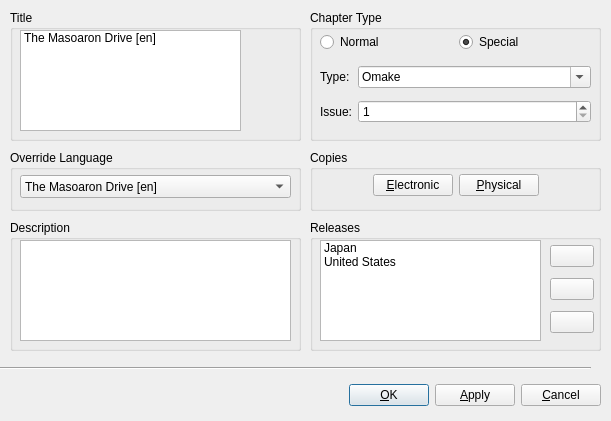
<ui version="4.0" >
 <author></author>
 <comment></comment>
 <exportmacro></exportmacro>
 <class>Form</class>
 <widget class="QWidget" name="Form" >
  <property name="geometry" >
   <rect>
    <x>0</x>
    <y>0</y>
    <width>611</width>
    <height>421</height>
   </rect>
  </property>
  <property name="windowTitle" >
   <string>Chapter</string>
  </property>
  <widget class="QGroupBox" name="groupBox_4" >
   <property name="geometry" >
    <rect>
     <x>10</x>
     <y>10</y>
     <width>291</width>
     <height>131</height>
    </rect>
   </property>
   <property name="title" >
    <string>Title</string>
   </property>
   <widget class="QListWidget" name="listWidget_3" >
    <property name="geometry" >
     <rect>
      <x>10</x>
      <y>20</y>
      <width>221</width>
      <height>101</height>
     </rect>
    </property>
    <item>
     <property name="text" >
      <string>The Masoaron Drive [en]</string>
     </property>
    </item>
   </widget>
   <widget class="QWidget" name="verticalLayout" >
    <property name="geometry" >
     <rect>
      <x>240</x>
      <y>20</y>
      <width>41</width>
      <height>101</height>
     </rect>
    </property>
    <layout class="QVBoxLayout" >
     <property name="margin" >
      <number>0</number>
     </property>
     <property name="spacing" >
      <number>6</number>
     </property>
    </layout>
   </widget>
  </widget>
  <widget class="QGroupBox" name="groupBox_2" >
   <property name="geometry" >
    <rect>
     <x>310</x>
     <y>10</y>
     <width>291</width>
     <height>131</height>
    </rect>
   </property>
   <property name="title" >
    <string>Chapter Type</string>
   </property>
   <widget class="QWidget" name="gridLayout" >
    <property name="geometry" >
     <rect>
      <x>10</x>
      <y>50</y>
      <width>271</width>
      <height>71</height>
     </rect>
    </property>
    <layout class="QGridLayout" >
     <property name="margin" >
      <number>0</number>
     </property>
     <property name="spacing" >
      <number>6</number>
     </property>
     <item row="0" column="0" >
      <widget class="QLabel" name="label" >
       <property name="text" >
        <string>Type:</string>
       </property>
      </widget>
     </item>
     <item row="1" column="0" >
      <widget class="QLabel" name="label_2" >
       <property name="text" >
        <string>Issue:</string>
       </property>
      </widget>
     </item>
     <item row="1" column="1" >
      <widget class="QSpinBox" name="spinBox" >
       <property name="maximum" >
        <number>999</number>
       </property>
       <property name="minimum" >
        <number>1</number>
       </property>
       <property name="value" >
        <number>1</number>
       </property>
      </widget>
     </item>
     <item row="0" column="1" >
      <widget class="QComboBox" name="comboBox_2" >
       <property name="sizePolicy" >
        <sizepolicy>
         <hsizetype>7</hsizetype>
         <vsizetype>0</vsizetype>
         <horstretch>0</horstretch>
         <verstretch>0</verstretch>
        </sizepolicy>
       </property>
       <property name="editable" >
        <bool>true</bool>
       </property>
       <item>
        <property name="text" >
         <string>Omake</string>
        </property>
       </item>
      </widget>
     </item>
    </layout>
   </widget>
   <widget class="QWidget" name="horizontalLayout" >
    <property name="geometry" >
     <rect>
      <x>10</x>
      <y>20</y>
      <width>271</width>
      <height>25</height>
     </rect>
    </property>
    <layout class="QHBoxLayout" >
     <property name="margin" >
      <number>0</number>
     </property>
     <property name="spacing" >
      <number>6</number>
     </property>
     <item>
      <widget class="QRadioButton" name="radioButton_2" >
       <property name="text" >
        <string>Normal</string>
       </property>
      </widget>
     </item>
     <item>
      <widget class="QRadioButton" name="radioButton" >
       <property name="text" >
        <string>Special</string>
       </property>
       <property name="checked" >
        <bool>true</bool>
       </property>
      </widget>
     </item>
    </layout>
   </widget>
  </widget>
  <widget class="QGroupBox" name="groupBox_5" >
   <property name="geometry" >
    <rect>
     <x>310</x>
     <y>150</y>
     <width>291</width>
     <height>61</height>
    </rect>
   </property>
   <property name="title" >
    <string>Copies</string>
   </property>
   <widget class="QWidget" name="horizontalLayout_2" >
    <property name="geometry" >
     <rect>
      <x>10</x>
      <y>20</y>
      <width>271</width>
      <height>31</height>
     </rect>
    </property>
    <layout class="QHBoxLayout" >
     <property name="margin" >
      <number>0</number>
     </property>
     <property name="spacing" >
      <number>6</number>
     </property>
     <item>
      <spacer>
       <property name="orientation" >
        <enum>Qt::Horizontal</enum>
       </property>
       <property name="sizeHint" >
        <size>
         <width>40</width>
         <height>20</height>
        </size>
       </property>
      </spacer>
     </item>
     <item>
      <widget class="QPushButton" name="pushButton" >
       <property name="text" >
        <string>&amp;Electronic</string>
       </property>
      </widget>
     </item>
     <item>
      <widget class="QPushButton" name="pushButton_2" >
       <property name="text" >
        <string>&amp;Physical</string>
       </property>
      </widget>
     </item>
     <item>
      <spacer>
       <property name="orientation" >
        <enum>Qt::Horizontal</enum>
       </property>
       <property name="sizeHint" >
        <size>
         <width>40</width>
         <height>20</height>
        </size>
       </property>
      </spacer>
     </item>
    </layout>
   </widget>
  </widget>
  <widget class="QGroupBox" name="groupBox" >
   <property name="geometry" >
    <rect>
     <x>10</x>
     <y>150</y>
     <width>291</width>
     <height>61</height>
    </rect>
   </property>
   <property name="title" >
    <string>Override Language</string>
   </property>
   <widget class="QComboBox" name="comboBox" >
    <property name="geometry" >
     <rect>
      <x>10</x>
      <y>25</y>
      <width>271</width>
      <height>23</height>
     </rect>
    </property>
    <property name="currentIndex" >
     <number>2</number>
    </property>
    <item>
     <property name="text" >
      <string>(Use Default)</string>
     </property>
    </item>
    <item>
     <property name="text" >
      <string>[ja]</string>
     </property>
    </item>
    <item>
     <property name="text" >
      <string>The Masoaron Drive [en]</string>
     </property>
    </item>
   </widget>
  </widget>
  <widget class="QWidget" name="horizontalLayout_3" >
   <property name="geometry" >
    <rect>
     <x>10</x>
     <y>380</y>
     <width>591</width>
     <height>31</height>
    </rect>
   </property>
   <layout class="QHBoxLayout" >
    <property name="margin" >
     <number>0</number>
    </property>
    <property name="spacing" >
     <number>6</number>
    </property>
    <item>
     <spacer>
      <property name="orientation" >
       <enum>Qt::Horizontal</enum>
      </property>
      <property name="sizeHint" >
       <size>
        <width>40</width>
        <height>20</height>
       </size>
      </property>
     </spacer>
    </item>
    <item>
     <widget class="QPushButton" name="pushButton_3" >
      <property name="text" >
       <string>&amp;OK</string>
      </property>
      <property name="default" >
       <bool>true</bool>
      </property>
     </widget>
    </item>
    <item>
     <widget class="QPushButton" name="pushButton_5" >
      <property name="text" >
       <string>&amp;Apply</string>
      </property>
     </widget>
    </item>
    <item>
     <widget class="QPushButton" name="pushButton_6" >
      <property name="text" >
       <string>&amp;Cancel</string>
      </property>
     </widget>
    </item>
   </layout>
  </widget>
  <widget class="QGroupBox" name="groupBox_6" >
   <property name="geometry" >
    <rect>
     <x>310</x>
     <y>220</y>
     <width>291</width>
     <height>131</height>
    </rect>
   </property>
   <property name="title" >
    <string>Releases</string>
   </property>
   <widget class="QWidget" name="verticalLayout_2" >
    <property name="geometry" >
     <rect>
      <x>240</x>
      <y>20</y>
      <width>44</width>
      <height>101</height>
     </rect>
    </property>
    <layout class="QVBoxLayout" >
     <property name="margin" >
      <number>0</number>
     </property>
     <property name="spacing" >
      <number>6</number>
     </property>
     <item>
      <widget class="QPushButton" name="pushButton_10" >
       <property name="icon" >
        <iconset resource="../../res/resources.qrc" >:/new.png</iconset>
       </property>
      </widget>
     </item>
     <item>
      <widget class="QPushButton" name="pushButton_11" >
       <property name="icon" >
        <iconset resource="../../res/resources.qrc" >:/edit.png</iconset>
       </property>
      </widget>
     </item>
     <item>
      <widget class="QPushButton" name="pushButton_12" >
       <property name="icon" >
        <iconset resource="../../res/resources.qrc" >:/delete.png</iconset>
       </property>
      </widget>
     </item>
    </layout>
   </widget>
   <widget class="QListWidget" name="listWidget_6" >
    <property name="geometry" >
     <rect>
      <x>10</x>
      <y>20</y>
      <width>221</width>
      <height>101</height>
     </rect>
    </property>
    <item>
     <property name="text" >
      <string>Japan</string>
     </property>
    </item>
    <item>
     <property name="text" >
      <string>United States</string>
     </property>
    </item>
   </widget>
  </widget>
  <widget class="Line" name="line" >
   <property name="geometry" >
    <rect>
     <x>0</x>
     <y>360</y>
     <width>591</width>
     <height>16</height>
    </rect>
   </property>
   <property name="orientation" >
    <enum>Qt::Horizontal</enum>
   </property>
  </widget>
  <widget class="QGroupBox" name="groupBox_7" >
   <property name="geometry" >
    <rect>
     <x>10</x>
     <y>220</y>
     <width>291</width>
     <height>131</height>
    </rect>
   </property>
   <property name="title" >
    <string>Description</string>
   </property>
   <widget class="QTextEdit" name="textEdit_2" >
    <property name="geometry" >
     <rect>
      <x>10</x>
      <y>20</y>
      <width>271</width>
      <height>101</height>
     </rect>
    </property>
   </widget>
  </widget>
 </widget>
 <pixmapfunction></pixmapfunction>
 <resources/>
 <connections/>
</ui>
